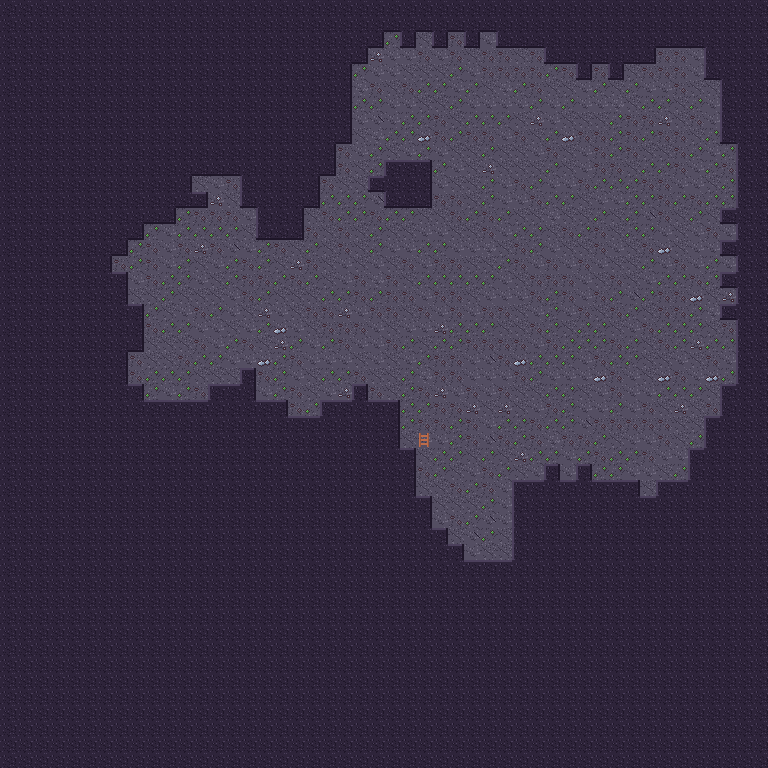

Below is a game level as drawn by its tile map, then a one-line description and the .tmx that defines it (tile-layer data replaced by summaries):
An orthogonal 48x48 tile map with 16x16 px tiles, 3 tile layers (Back, Buildings, Front).

<map version="1.4" tiledversion="1.4.2" orientation="orthogonal" renderorder="right-down" compressionlevel="0" width="48" height="48" tilewidth="16" tileheight="16" infinite="0" nextlayerid="4" nextobjectid="1">
  <properties />
  <tileset firstgid="1" name="cave" tilewidth="16" tileheight="16" tilecount="48" columns="16">
    <image source="../cave.png" width="256" height="48" />
    <tile id="1">
      <properties>
        <property name="Passable" type="string" value="F" />
      </properties>
    </tile>
    <tile id="16">
      <properties>
        <property name="Passable" type="string" value="F" />
      </properties>
    </tile>
    <tile id="17">
      <properties>
        <property name="Passable" type="string" value="F" />
      </properties>
    </tile>
    <tile id="18">
      <properties>
        <property name="Passable" type="string" value="F" />
      </properties>
    </tile>
    <tile id="19">
      <properties>
        <property name="Passable" type="string" value="F" />
      </properties>
    </tile>
    <tile id="20">
      <properties>
        <property name="Passable" type="string" value="F" />
      </properties>
    </tile>
    <tile id="21">
      <properties>
        <property name="Passable" type="string" value="F" />
      </properties>
    </tile>
    <tile id="22">
      <properties>
        <property name="Passable" type="string" value="F" />
      </properties>
    </tile>
    <tile id="23">
      <properties>
        <property name="Passable" type="string" value="F" />
      </properties>
    </tile>
    <tile id="24">
      <properties>
        <property name="Passable" type="string" value="F" />
      </properties>
    </tile>
    <tile id="25">
      <properties>
        <property name="Passable" type="string" value="F" />
      </properties>
    </tile>
    <tile id="26">
      <properties>
        <property name="Passable" type="string" value="F" />
      </properties>
    </tile>
    <tile id="27">
      <properties>
        <property name="Passable" type="string" value="F" />
      </properties>
    </tile>
    <tile id="28">
      <properties>
        <property name="Passable" type="string" value="F" />
      </properties>
    </tile>
    <tile id="29">
      <properties>
        <property name="Passable" type="string" value="F" />
      </properties>
    </tile>
    <tile id="30">
      <properties>
        <property name="Passable" type="string" value="F" />
      </properties>
    </tile>
    <tile id="31">
      <properties>
        <property name="Passable" type="string" value="F" />
      </properties>
    </tile>
  </tileset>
  <layer id="1" name="Back" width="48" height="48" opacity="1" offsetx="0" offsety="0">
   <data>[2304 cells, 2304 non-empty, 9 distinct tile ids]</data>
  </layer>
  <layer id="2" name="Buildings" width="48" height="48" opacity="1" offsetx="0" offsety="0">
   <data>[2304 cells, 1528 non-empty, 13 distinct tile ids]</data>
  </layer>
  <layer id="3" name="Front" width="48" height="48" opacity="1" offsetx="0" offsety="0">
   <data>[2304 cells, 0 non-empty, 0 distinct tile ids]</data>
  </layer>
</map>
